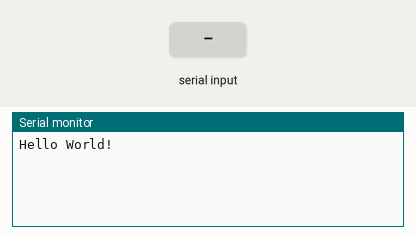
The sketch below on a simulated Arduino Uno, built with avr-gcc and run on an emulated ATmega328P. Shown: the last lines printed to the serial monitor. The test bench sets the inputs (shaded band).

Above: at 1.2 s.
1.3 s: "1" received over the second serial link
At 2.0 s:
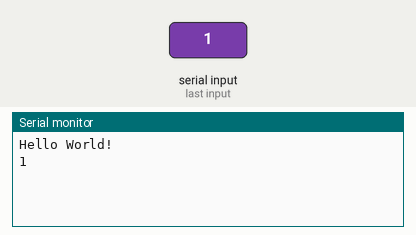
2.8 s: "0" received over the second serial link
At 3.1 s:
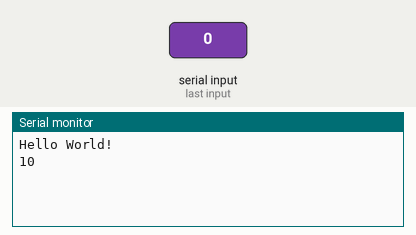

Measured:
- after the input at 1.3 s, the serial monitor: prints a new line at once (image 1)
- after the input at 2.8 s, the serial monitor: prints a new line at once (image 2)

The sketch:

BlynkCode_ArduinoUno_ESP8266WifiShield.ino
```cpp
#include <SoftwareSerial.h>

SoftwareSerial myserial(10, 11); // RX, TX

void setup() {
  Serial.begin(115200);
  while (!Serial) {
    ;
  }
  Serial.println("Hello World!");
  myserial.begin(9600);
}

void loop() {
  if (myserial.available()) {
    Serial.write(myserial.read());
  }
  if (Serial.available()) {
    myserial.write(Serial.read());
  }
}
```
